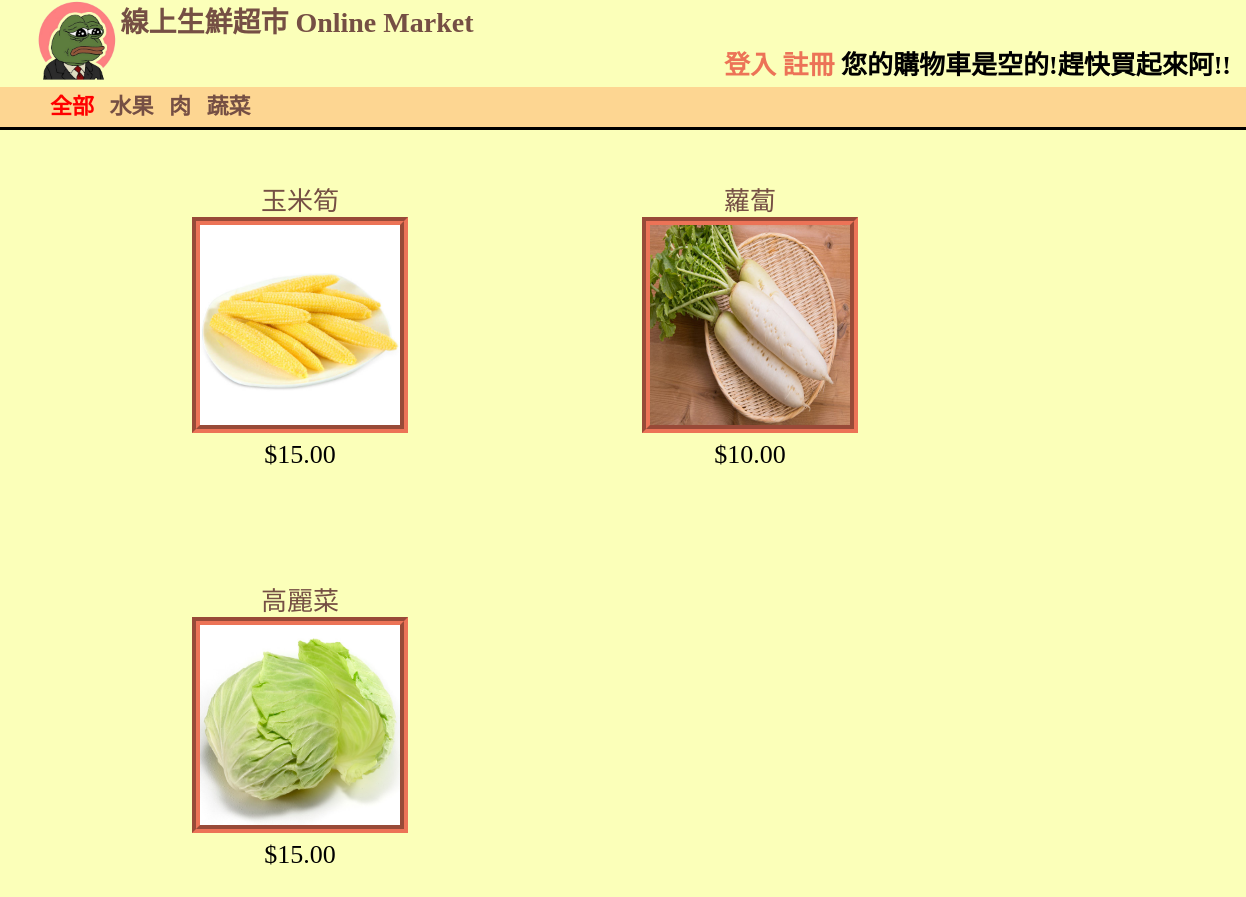
/1/, run on the app's committed database.
### shop/models.py (models this page shows, shortened)
class Category(models.Model):
    name = models.CharField(max_length=200, db_index=True)
    slug = models.SlugField(max_length=200, db_index=True, unique=True)
    class Meta:
        ordering = ('name',)
        verbose_name = 'category'
        verbose_name_plural = 'categories'
    def get_absolute_url(self):
        return reverse('shop:product_list_by_category',
                       args=[self.slug])

class Product(models.Model):
    category = models.ForeignKey(Category, related_name='products')
    name = models.CharField(max_length=200, db_index=True)
    slug = models.SlugField(max_length=200, db_index=True)
    image = models.ImageField(upload_to='products/%Y/%m/%d', blank=True)
    description = models.TextField(blank=True)
    price = models.DecimalField(max_digits=10, decimal_places=2)
    stock = models.PositiveIntegerField()
    available = models.BooleanField(default=True)
    created = models.DateTimeField(auto_now_add=True)
    updated = models.DateTimeField(auto_now=True)
    sell = models.PositiveIntegerField()
    class Meta:
        ordering = ('name',)
        index_together = (('id', 'slug'),)
    def get_absolute_url(self):
        return reverse('shop:product_detail',
                       args=[self.id, self.slug, self.stock])

### shop/views.py (the view)
def product_list(request, category_slug=None):
    category = None
    categories = Category.objects.all()
    products = Product.objects.filter(available=True)
    if category_slug:
        category = get_object_or_404(Category, slug=category_slug)
        products = products.filter(category=category)
    return render(request, 'shop/product/list.html', {'category': category,
                                                      'categories': categories, 'products': products})

### cart/cart.py (called while the page is built)
    def __len__(self):
        return sum(item['quantity'] for item in self.cart.values())

### cart/context_processors.py (called while the page is built)
def cart(request):
        return {'cart': Cart(request)}

### shop/templates/shop/product/list.html (shortened to what this page needs)
{% extends "shop/base.html" %}
{% load staticfiles %}
{% block content %}
    <div id="sidebar">
        <ul>
            <li class="selected">
                <a href="{% url "shop:product_list" %}" style="color: red;margin-left: 10px;">全部</a>
                {% for c in categories %}
                    <a href="{{ c.get_absolute_url }}" style="margin-left: 10px;"> {{ c.name }}</a>
                {% endfor %}
            </li>
        </ul>
    </div>
    <div id="main" class="product-list">
        {% for product in products %}
            <div class="item">
                <a href="{{ product.get_absolute_url }}"> {{ product.name }}</a>
                <br>
                <a href="{{ product.get_absolute_url }}" style="text-decoration: none;">
                    <img src="{% if product.image %}{{ product.image.url }}{% else %}
                                {% static "images/no_image.png" %}{% endif %}" style="width: 200px;height: 200px;border:8px #EC7357 groove;">
                </a>
                <br>
                ${{ product.price }}
            </div>
        {% endfor %}
    </div>
{% endblock %}

### shop/static/css/base.css (style rules this page uses)
body { background-color: #FBFFB9; margin: 0 auto; font-family:Microsoft JhengHei; }
a { position:relative; text-decoration:none; color: #754F44; }
ul, li { position:relative; }
#sidebar { background-color: #FDD692; width: 100%; border-bottom-style:solid; margin-bottom: 50px; line-height: 40px; height: 40px; margin-top: -10px; }
.selected { font-size: 22px; font-weight: bold; list-style-type: none; }
.item { text-align:center; font-size: 26px; height: 300px; width: 300px; float:left; margin-left: 150px; margin-bottom: 100px; }

### data on the page
Category: name "水果"
Category: name "肉"
Category: name "蔬菜"
Product: name "玉米筍", image (picture), price "15.00"
Product: name "蘿蔔", image (picture), price "10.00"
Product: name "高麗菜", image (picture), price "15.00"
